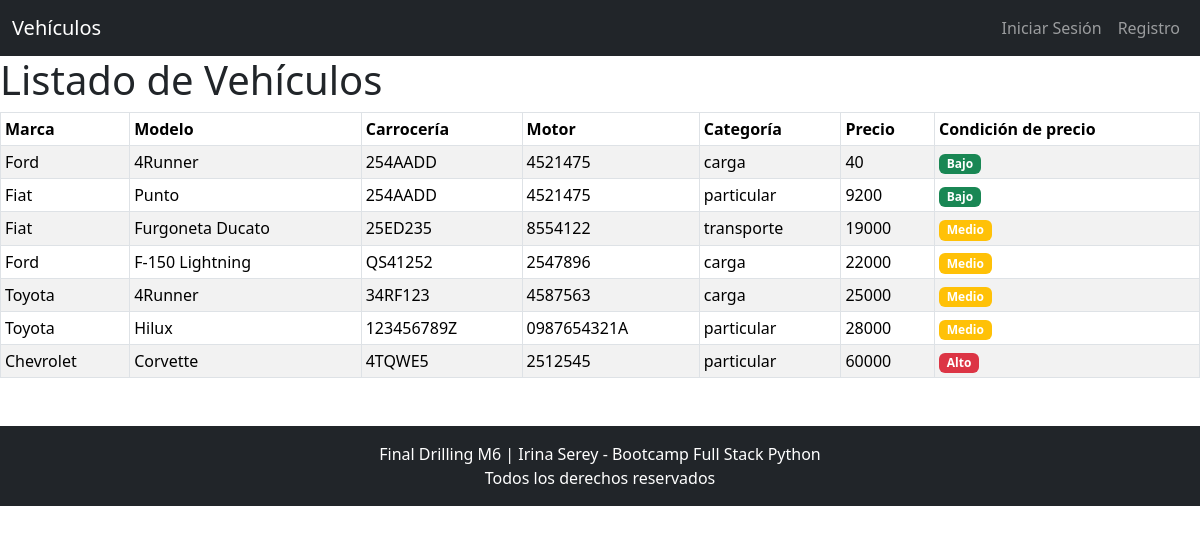
Screenshot of /vehiculo/listado/ with the database file from the repository.
### vehiculo/models.py (models this page shows)
class Vehiculo(models.Model):
    marcas=[
        ('Fiat', 'Fiat'),
        ('Chevrolet', 'Chevrolet'),
        ('Ford', 'Ford'),
        ('Toyota', 'Toyota')
    ]
    categoria=[
        ('particular', 'particular'),
        ('transporte', 'transporte'),
        ('carga', 'carga')
    ]
    marca = models.CharField(verbose_name='Marca', choices=marcas, max_length=20, default='Ford')
    modelo = models.CharField(verbose_name='Modelo', max_length=100)
    carroceria = models.CharField(verbose_name='Carrocería', max_length=50)
    motor = models.CharField(max_length=50)
    categoria = models.CharField(verbose_name='Categoría', choices=categoria, max_length=20, default='particular')
    precio = models.IntegerField(verbose_name='Precio')
    created = models.DateField(verbose_name='Fecha de creación',auto_now_add=True)
    updated = models.DateField(verbose_name='Fecha de actualización',auto_now=True)

### vehiculo/views.py (the view)
# urls.py: path('listado/', listado, name='listado'),
def listado(request):
    vehiculos = Vehiculo.objects.all().order_by('precio')
    context = {
        'vehiculos' : vehiculos
    }
    return render(request, 'listado.html', context)

### templates/listado.html (shortened to what this page needs)
{% extends 'base.html' %}
{% block content %}
<h1>Listado de Vehículos</h1>
<table class="table table-striped table-bordered table-hover table-sm">
    <thead class="thead-dark">
        <tr>
            <th>Marca</th>
            <th>Modelo</th>
            <th>Carrocería</th>
            <th>Motor</th>
            <th>Categoría</th>
            <th>Precio</th>
            <th>Condición de precio</th>
        </tr>
    </thead>
    <tbody>
        {% for vehiculo in vehiculos%}
        <tr>
            <td>{{ vehiculo.marca }}</td>
            <td>{{ vehiculo.modelo }}</td>
            <td>{{ vehiculo.carroceria }}</td>
            <td>{{ vehiculo.motor }}</td>
            <td>{{ vehiculo.categoria }}</td>
            <td>{{ vehiculo.precio }}</td>
            <td>
                {% if vehiculo.precio <= 10000%}
                    <span class="badge bg-success">Bajo</span>
                {% elif vehiculo.precio > 10000 and vehiculo.precio <= 30000%}
                    <span class="badge bg-warning">Medio</span>
                {% else %}
                    <span class="badge bg-danger">Alto</span>
                {% endif %}
            </td>
        </tr>
        {% empty %}
        <tr>
            <td colspan="8">No hay vehículos disponibles</td>
        </tr>
        {% endfor %}
    </tbody>
</table>
{% endblock %}

### rows the page displays
Vehiculo: marca "Ford", modelo "4Runner", carroceria "254AADD", motor "4521475", categoria "carga", precio "40", shows "Bajo"
Vehiculo: marca "Fiat", modelo "Punto", carroceria "254AADD", motor "4521475", categoria "particular", precio "9200", shows "Bajo"
Vehiculo: marca "Fiat", modelo "Furgoneta Ducato", carroceria "25ED235", motor "8554122", categoria "transporte", precio "19000", shows "Medio"
Vehiculo: marca "Ford", modelo "F-150 Lightning", carroceria "QS41252", motor "2547896", categoria "carga", precio "22000", shows "Medio"
Vehiculo: marca "Toyota", modelo "4Runner", carroceria "34RF123", motor "4587563", categoria "carga", precio "25000", shows "Medio"
Vehiculo: marca "Toyota", modelo "Hilux", carroceria "123456789Z", motor "0987654321A", categoria "particular", precio "28000", shows "Medio"
Vehiculo: marca "Chevrolet", modelo "Corvette", carroceria "4TQWE5", motor "2512545", categoria "particular", precio "60000", shows "Alto"
